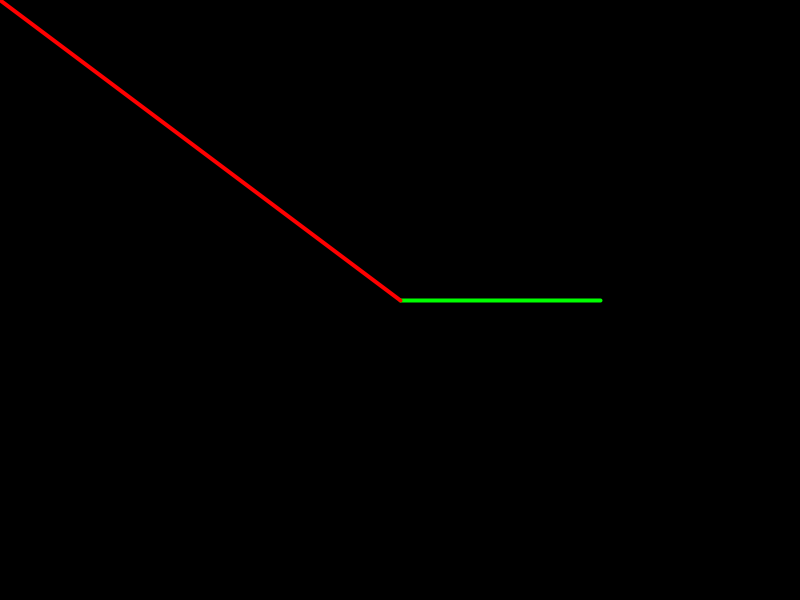
Frame 1 (no input)
Frame 60 (the mouse pressed at the canvas centre just before this capture): identical to frame 1, image omitted
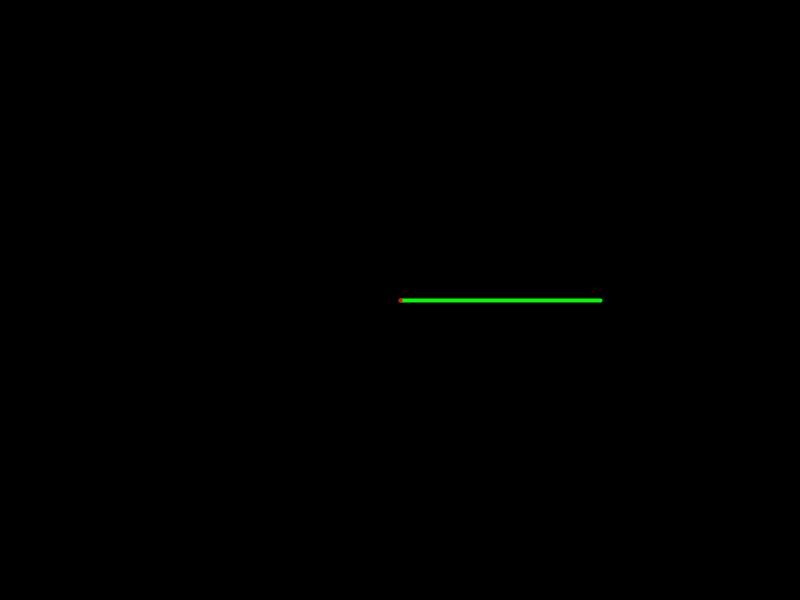
Frame 120 (the mouse held since frame 60 and released just before this capture)

The Processing sketch that drew these frames (run headless with seeded random() and noise(); from frame 60 on, the mouse is pressed at the canvas centre):

// Processing sketch: polarCoords
// ── polarCoords.pde
void setup(){
  size(800, 600);
}

void draw(){
  background(0);
  strokeWeight(4);
  stroke(0, 255, 0);
  line(width/2, height/2, 3*width/4, height/2);
  stroke(255, 0, 0);
  line(width/2, height/2, mouseX, mouseY);
  
  println(atan2(mouseY - height/2, mouseX - width/2));
  // compute r
  println(dist(mouseX, mouseY, width/2, height/2));
}
